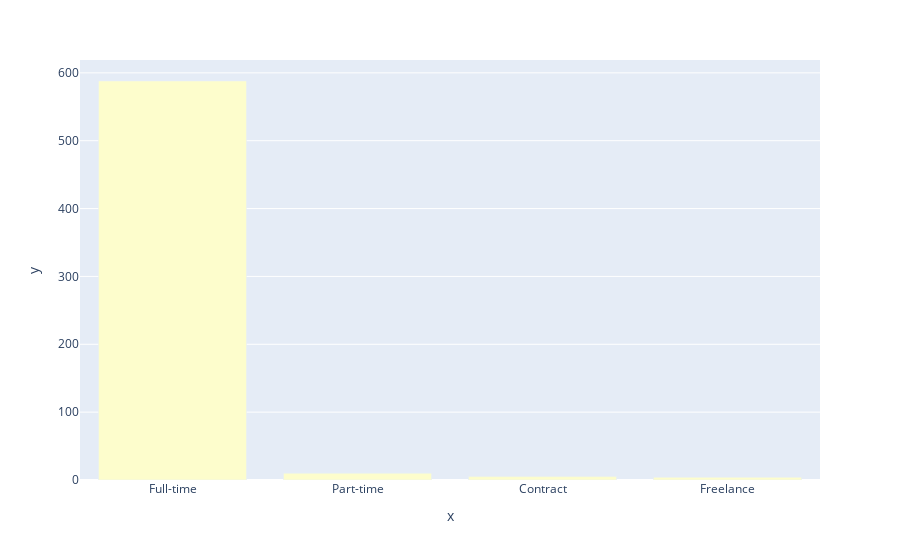

Here is the notebook cell this chart was saved with:
### Markdown cell above
### Tipo de Contrato

### Code cell
Employment_group = df_salary['Tipo_de_contrato'].value_counts()
px.bar(x=emplyment_types, y = Employment_group.values, color_discrete_sequence=px.colors.sequential.deep)

### Figure 1 — Plotly figure (JSON) as saved in the notebook; plotly's stock layout.template omitted (floating-point values rounded to 4 significant figures)
{"data": [{"alignmentgroup": "True", "hovertemplate": "x=%{x}<br>y=%{y}<extra></extra>", "legendgroup": "", "marker": {"color": "rgb(253, 253, 204)", "pattern": {"shape": ""}}, "name": "", "offsetgroup": "", "orientation": "v", "showlegend": false, "textposition": "auto", "type": "bar", "x": ["Full-time", "Part-time", "Contract", "Freelance"], "xaxis": "x", "y": [588, 10, 5, 4], "yaxis": "y"}], "layout": {"barmode": "relative", "legend": {"tracegroupgap": 0}, "margin": {"t": 60}, "xaxis": {"anchor": "y", "domain": [0, 1], "title": {"text": "x"}}, "yaxis": {"anchor": "x", "domain": [0, 1], "title": {"text": "y"}}}}
